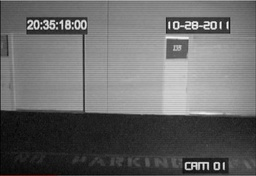
#> input picture Input/Camera 1.JPG, 256 x 176 px, shrunk from 640 x 440 before the run, found by its file name
$ python ImageMerge.py   (Python 2 division)
#> lines starting #> are read from the running program, lines starting #| are printed output that depends on the picture
### Merging/PixelProcess.py
from PIL import Image

class PixelCommand(object):
    """
    `Author`: Bill Clark

    An interface for a command object, within the Command pattern. A command contains
    an execute method with runs on a pixel from the tracked image and the merged image.
    As an interface, it doesn't work if used directly.
    """

    def __init__(self):
        pass

    def execute(self, p1, p2):
        pass


class RedHighlightCommand(PixelCommand):
    """
    `Author`: Bill Clark

    A command that handles the action side of the remote. When executed, it returns a
    solid red pixel, making all changed pixels red.
    """

    def execute(self, p1, p2):
        return (255, 0, 0)


class TakeSecondCommand(PixelCommand):
    """
    `Author`: Bill Clark

    A command that handles the action side of the remote. When executed, it returns
    the second pixel.
    """

    def execute(self, p1, p2):
        return p2

class TakeNonEmptySecondCommand(PixelCommand):
    """
    `Author`: Bill Clark

    A command that handles the action side of the remote. When executed, it returns the
    second pixel if the pixel isn't (0,0,0), or white. If it's white the original pixel
    is returned.
    """

    def execute(self, p1, p2):
        if p2 == (0, 0, 0): return p1
        return p2


class ColorDiffCommand(PixelCommand):
    """
    `Author`: Bill Clark

    A command that handles the check side of the remote. the execute returns true if the
    difference between the RGB values is greater than the difference number. Modifying
    the difference number allows for more or less accuracy.
    """

    diffnum = 120

    def __init__(self):
        pass

    def execute(self, p1, p2):
        return abs(p1[0] - p2[0]) > self.diffnum \
           or abs(p1[1] - p2[1]) > self.diffnum \
           or abs(p1[2] - p2[2]) > self.diffnum


class PixelRemote(object):
    """
    `Author`: Bill Clark

    The pixel remote contains two command implementations, one that should return a boolean
    value and the other which will return what to save to the tracked output image. These
    commands can be switched as needed. The remote also contains the pixel access objects
    for both the tracked image and the data to be compared.
    """

    def __init__(self):
        self.outdata = None
        self.comparedata = None

        self.checkcmd = None
        self.actcmd = None

    # [18 lines left out: function run, not called in this run]

    def setCheckCommand(self, command):
        """
        `Author`: Bill Clark

        Sets the internal check command to the command parameter.

        `command`: command to be used.
        """
        self.checkcmd = command

    def setActorCommand(self, command):
        """
        `Author`: Bill Clark

        Sets the internal action command to the command parameter.

        `command`: command to be used.
        """
        self.actcmd = command


class ExtractPixelRemote(PixelRemote):

    def __init__(self):
        """
        `Author`: Bill Clark

        A extended pixel remote. This remote is used to track changes to tracked image
        on pixel by pixel basis. Each changed pixel is saved for reporting.
        """
        super(ExtractPixelRemote, self).__init__()
        self.pixels = {}

    def run(self, x1, y1, x2, y2):
        currpixel = self.outdata[x1, y1]
        comparepixel = self.comparedata[x2, y2]
        if self.checkcmd.execute(currpixel, comparepixel):
            ret = self.actcmd.execute(currpixel, comparepixel)
            self.outdata[x1, y1] = ret
            self.pixels[(x1, y1)] = ret
            return 1
        return 0

    # [35 lines left out: function getGroupedPixels, not called in this run]

class GroupContainer(object):

    # [94 lines left out: functions __init__, generator, add, sortRatio, sortCount, filter and 3 more, not called in this run]


class PixelGroup(object):

    # [87 lines left out: functions __str__, __init__, generator, _size, save, not called in this run]

### Merging/ImageMerge.py
from PIL import Image

import PixelProcess

debug = 0


class Merger:

    def __init__(self, outfile):
        """
        `Author`: Bill Clark

        A merger is a class that allows for a number of images to merged sequentially. It is designed to
        merge each image incrementally, outputting to an outfile when requested. There are a variety of
        ways to preform the merges for different circumstance. The class contains an autosave feature that
        will save the image after each merge, which is defaulted to off. There is also a contained PixelChecker
        and PixelActor, which define how the merges process.
        Merger works off an internal state. Each merge operation (irrelevant of number merged in that operation)
        changes the state of the output data. Merge and MergeAs change the state permanently. ExportMerge and
        TestMerge do not change the state of the output data.

        `outfile`: The file address to save the output to.
        """

        self.initialized = 0
        self.autoSave = 0

        self.outfile = outfile

        self.processor = PixelProcess.PixelRemote()
        self.mergedFiles = []

    def setup(self, file):
        """
        `Author`: Bill Clark

        This method is called if a merge is activated and no prior merges have been done. It sets the image to
        be merged as the output result, as nothing cannot be merged with an image object. This method is
        internal and does not need to be called by a user. It is called if necessary from the merge methods.

        `file`: A path to an image to initialize the Merge with.
        """
#> called with file = 'Input/Camera 1.jpg'
        self.outimage = Image.open(file)
#> self.outimage is the input picture: PIL image 256x176 RGB; mean R, G, B 104.7, 104.6, 104.6
        self.processor.outdata = self.outimage.load()
        if self.autoSave: self.save()
        self.initialized = 1

    def merge(self, *images):
        """
        `Author`: Bill Clark

        The main merge method. All other variants actually call this merge at some point in execution. The
        method calls setup if no merges have been done prior so that merges can be done against the first.
        This uses the checkandact method to operate on each image given to it. That method covers all the
        actual pixel processing.
        When debug is enabled, merge prints the percentage of different and same pixels.

        `images`: Any number of image paths to merge together.
        """

        if not self.initialized:
            self.setup(images[0])
            images = images[1:]

        if len(images) > 0:
            for image in images:
                changed = self.checkAndAct(image)

            self.mergedFiles.append(image)
            if debug: self.printDiffSame(changed)
            if debug: self.show()

        if self.autoSave: self.save()

    # [12 lines left out: function testMerge, not called in this run]

    def exportMerge(self, outfile, *images):
        """
        `Author`: Bill Clark

        Export merge is a merge operation that does not change state. Unlike TestMerge, this merge will
        write the temporary image to a given outfile. If the outfile is None, export will not write anything.
        This side effect is how TestMerge works. Export merge turns off the autosave feature to be sure that
        doesn't modify the main output file.

        `images`: the image paths to be merged.

        `outfile`: Where to set the new output path to.
        """

        # Make a backup of the outimage if one has been initialized.
        orig = None
        if self.initialized: orig = self.outimage.copy()

        # Saves the autosave state and merges.
        state = self.autoSave
        self.autoSave = 0
        self.merge(*images)
        self.autoSave = state

        # If the outfile is None, show the image and continue. If an outfile exists, save the image instead.
        if outfile is not None: self.save(self.outimage, outfile)
        else:  self.show()

        # If the back up was made, restore the status to before the last merge. Else, reset the object.
        if orig is not None:
            self.outimage = orig
            self.processor.outdata = self.outimage.load()
        else:
            self = Merger(self.outfile)

    # [14 lines left out: function mergeAs, not called in this run]

    def _tupleSub(self, t, tt):
        """
        `Author`: Bill Clark

        Finds the difference of each RGB value in two pixels. The difference has to be
        greater than 5 to fail.

        `t`: The first pixel to compare.

        `tt`: The second to compare.

        `return`: False if the difference between any RGB is greater than 5, else true.
        """
        for one, two in zip(t, tt):
            if abs(one - two) > 5:
                return False
        return True

    def _rowSizer(self, x, y, row, length):
        """
        `Author`: Bill Clark

        This method take a row and makes the length equal to the length parameter. It fills
        the row using the tracked image pixel data, building a row on y value Y starting at
        x in that row. Supports shrinking a row as well, though that isn't needed anymore.

        `x`: X value to start the row on.

        `y`: Y value of the row.

        `row`: The array that will hold the row.

        `length`: required length of the row.

        `return`: The new row.
        """
        while len(row) != length: #get the row to match the size.
            if len(row) > length:
                del row[-1]
            elif len(row) < length:
               row.append(self.processor.outdata[x+len(row),y])
        return row

    def _compareRow(self, sideOne, sideTwo, row):
        """
        `Author`: Bill Clark

        Compares two rows to another. This is used to compare the top and bottom, as well as the
        left and right rows of the subimage to an equally sized row from the tracked image.
        The comparison is done via tuplesub, this controls the pixel flow into that function.

        `sideOne`: The top or right side to be compared.

        `sideTwo`: The bottom or left side to be compared.

        `row`: The row to compare to from the tracked image.

        `return`: Flag (True if a match was found), if1 (sideOne is same or not), & if2 (same for sideTwo)
        """
        flag, if1, if2 = True, True, True
        for side1, side2, lg in zip(sideOne, sideTwo, row):
            if if1: if1 = self._tupleSub(side1, lg)
            if if2: if2 = self._tupleSub(side2, lg)

            if not if1 and not if2:
                flag = False
                break
        return flag, if1, if2

    def cropFind(self, outfile, smallImage):
        """
        `Author`: Bill Clark

        Finds where a subimage of the tracked image fits in the tracked image.
        This is done by comparing the sides of the outfile image with each
        row of pixels in the tracked image. This acommodates for rotation. The match
        is as close to exact as is practical. Saving and cropping images can sometimes
        cause small differences such as 1 or or 2 values.
        The if result not none section can be replaced later to change what is done
        with the result.

        `outfile`: path to save the merged crop to.

        `smallImage`: A subimage of the tracked image.

        `return`: None if no match is found, the result is one is.
        """
#> called with outfile = 'foo.jpg', smallImage = 'Input\\Camera cropend.jpg'
        smim = Image.open(smallImage)
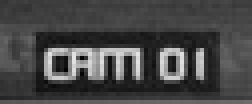
#> input picture Input/Camera cropend.jpg, 63 x 26 px, shrunk from 158 x 65 before the run, found by its file name (shown 4 times larger)
#> smim is the input picture: PIL image 63x26 RGB; min 2, max 228, mean 71
        smdata = smim.load()
        xlen, ylen = smim.size
#> xlen = 63; ylen = 26
        result = None

        sides = [[], [], [], []]

        high = max(xlen, ylen)
#> high = 63
        for i in xrange(high):
            if i < xlen:
                sides[0].append(smdata[(i, 0)])
                sides[2].append(smdata[((xlen-1)-i, ylen-1)])
            if i < ylen:
                sides[1].append(smdata[(xlen-1, i)])
                sides[3].append(smdata[(0, (ylen-1)-i)])
        for side in sides:
            side = tuple(side)
        sides = tuple(sides)

        for y in range(self.outimage.size[1]):
            row1 = self._rowSizer(0,y,[],xlen-1)
            row2 = self._rowSizer(0,y,[],ylen-1)
            for x in range(self.outimage.size[0]):
                if result is not None:
                    break

                if (x + xlen) <= self.outimage.size[0]: #Top and Bottom check.

                    row1.append(self.processor.outdata[x+len(row1),y])
                    flag, if0, if2 = self._compareRow(sides[0], sides[2], row1)

                    if flag and if0: result = x, y, 0
                    if flag and if2: result = x, y, 2

                if (x + ylen) <= self.outimage.size[0]:

                    row2.append(self.processor.outdata[x+len(row2),y])
                    flag, if1, if3 = self._compareRow(sides[1], sides[3], row2)

                    if flag and if1: result = x, y, 1
                    if flag and if3: result = x, y, 3
                del row1[0]
                del row2[0]
        if result is not None:
            im = Image.new("RGBA", (self.outimage.size[0], self.outimage.size[0]))
#> im: PIL image 256x256 RGBA; every value is 0
            imdata = im.load()

            for y in range(smim.size[1]):
                for x in range(smim.size[0]):
                    newx = result[0] + x
                    newy = result[1] + y
                    imdata[newx, newy] = smdata[x,y]

            im.save(outfile)
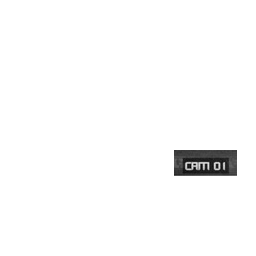
#> saved as foo.jpg: PIL image 256x256 RGBA; mean R, G, B, A 1.8, 1.8, 1.8, 6.4; transparent parts drawn white
        self.exportMerge(outfile, outfile)
        return result

    def checkAndAct(self, img):
        """
        `Author`: Bill Clark

        The primary action method. This method takes an image and merges it onto the output data stored
        in the class. For every pixel in each image, the class's pixelChecker is used to compare them.
        If the check returns true, the class's pixelActor is called to act on the pixels. For every acted on
        pixel pair, the method's counter is increased. This count is returned as a statistic.

        `img`: An image file to be merged onto the class's image.

        `return`: The number of modified pixels.
        """
#> called with img = 'foo.jpg'
        compareimage = Image.open(img)
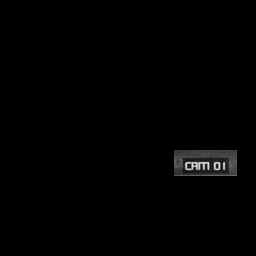
#> compareimage: PIL image 256x256 RGB; min 0, max 228, mean 1.8
        self.processor.comparedata = compareimage.load()

        counter = 0
        for y in range(self.outimage.size[1]):
            for x in range(self.outimage.size[0]):
                counter += self.processor.run(x, y, x, y)
        return counter

    # [36 lines left out: functions convert, show, not called in this run]

    def save(self, image=None, outfile=None):
        """
        `Author`: Bill Clark

        Saves an image to disk. The image can be specified, other wise the class's image is defaulted to.
        The outfile can also be optionally specified.

        `image`: Defaults to the class's image unless specified. The image to be saved.

        `outfile`: The location to save to. Defaults to the class's output path.
        """
#> called with outfile = 'foo.jpg'
        if not image: image = self.outimage
        if not outfile: outfile = self.outfile
        image.save(outfile)

    # [10 lines left out: function printDiffSame, not called in this run]


if __name__ == "__main__":
    debug = 0
    inputs = ['Input/Camera 1.jpg', 'Input\Camera cropend.jpg']
    m = Merger('Output/ImFuse.jpg')

    m.processor = PixelProcess.ExtractPixelRemote()
    m.processor.setActorCommand(PixelProcess.TakeNonEmptySecondCommand())
    m.processor.setCheckCommand(PixelProcess.ColorDiffCommand())
    m.processor.checkcmd.diffnum = 0

    m.merge(inputs[0])
    # m.merge()
    print m.cropFind('foo.jpg', inputs[1])
    # print "Number of pixels recorded.", len(m.processor.pixels)
    #
    # post = m.processor.getGroupedPixels()
    #
    # post.sortCount()
    # post.filter()
    #
    # for p in post.generator():
    #     print p
    #
    # f = post.first()
    # print f
    #
    # # for group in post:  # Post the groups to the outimage.
    # #     for p in group.pixels:
    # #         imdata[p[0], p[1]] = m.processor.pixels[p]
    #
    # #Output the first group to it's own image.
    # f.save('Output/Only Pixels.png', m.processor.pixels)
    #
    # m.processor.setActorCommand(PixelProcess.RedHighlightCommand())
    #
    # # m.exportMerge('Output/DifferenceFile.jpg', 'Output/One Fused Provided.jpg')
    #
    # m.save()
